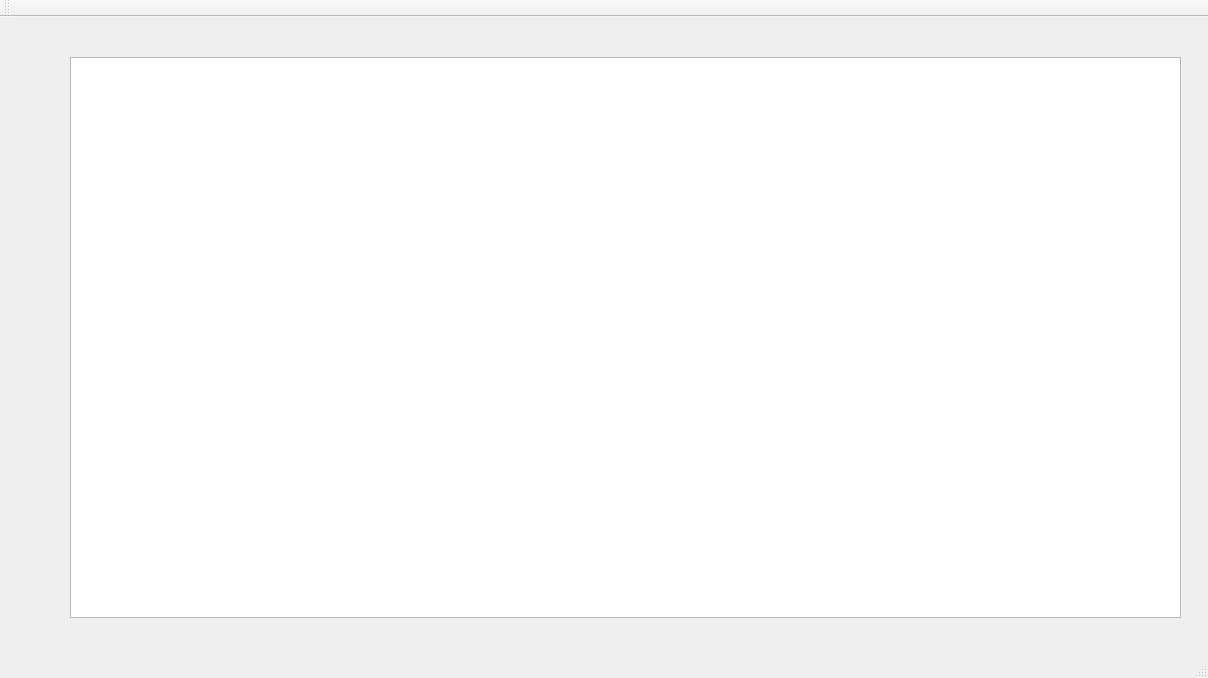
<?xml version="1.0" encoding="UTF-8"?>
<ui version="4.0">
 <class>MainWindow</class>
 <widget class="QMainWindow" name="MainWindow">
  <property name="geometry">
   <rect>
    <x>0</x>
    <y>0</y>
    <width>1208</width>
    <height>678</height>
   </rect>
  </property>
  <property name="windowTitle">
   <string>MainWindow</string>
  </property>
  <widget class="QWidget" name="centralWidget">
   <widget class="QPlainTextEdit" name="plainTextEdit">
    <property name="geometry">
     <rect>
      <x>70</x>
      <y>40</y>
      <width>1111</width>
      <height>561</height>
     </rect>
    </property>
   </widget>
  </widget>
  <widget class="QMenuBar" name="menuBar">
   <property name="geometry">
    <rect>
     <x>0</x>
     <y>0</y>
     <width>1208</width>
     <height>22</height>
    </rect>
   </property>
  </widget>
  <widget class="QToolBar" name="mainToolBar">
   <attribute name="toolBarArea">
    <enum>TopToolBarArea</enum>
   </attribute>
   <attribute name="toolBarBreak">
    <bool>false</bool>
   </attribute>
  </widget>
  <widget class="QStatusBar" name="statusBar"/>
 </widget>
 <layoutdefault spacing="6" margin="11"/>
 <resources/>
 <connections/>
</ui>
